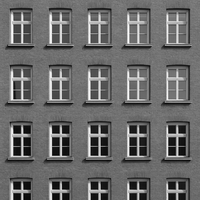
%> input picture examples/vision/data/facade.png, 200 x 200 px
$ octave pointcloud_plane_fit.m   (GNU Octave 9; MATLAB toolbox functions it lacks are replaced by stand-ins)
%> lines starting %> are read from the running program, lines starting %| are printed output that depends on the picture; in (x1, y1, x2, y2) boxes, pixels count from 0 and x2, y2 are one past the last pixel; in counts of white or black regions, pixels touching at a corner belong together; the program's own positions count from 1
% pointcloud_plane_fit.m — Computer Vision Toolbox Phase-C (Tier-6).
% ----------------------------------------------------------------------
% From a REAL photograph to a 3-D point cloud and back to geometry: build a
% stereo disparity map of the facade, back-project it into a 3-D cloud with
% reconstructScene, persist it as PLY, voxel-downsample it, then fit the
% dominant plane with RANSAC (pcfitplane).  A fronto-parallel facade
% reconstructs to a plane whose normal points along the viewing axis.
% Result image:
%   /tmp/cv_depth.png — the depth map the cloud was reconstructed from

left = imread('data/facade.png');
%> left is the input picture: size 200x200 uint8; min 0, max 255, mean 105.7
bg   = imtranslate(left, [-4 0]);       % background depth layer
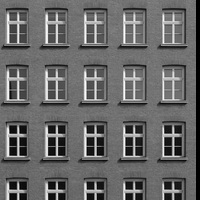
%> bg: size 200x200 uint8; min 0, max 255, mean 103.5
fg   = imtranslate(left, [-10 0]);      % nearer foreground layer
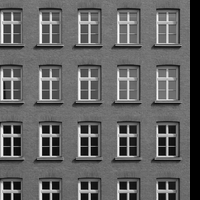
%> fg: size 200x200 uint8; min 0, max 255, mean 100.2
right = bg;
right(60:140, 60:140) = fg(60:140, 60:140);
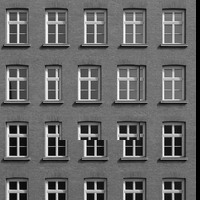
%> right: size 200x200 uint8; 15.8% of pixels changed, all inside (x1, y1, x2, y2) = (59, 59, 140, 140)
%> (the run ends here)
